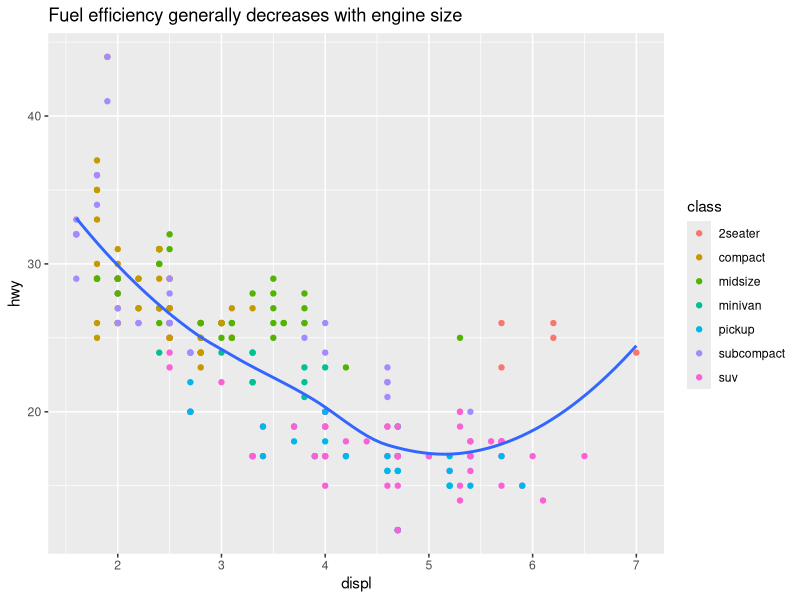
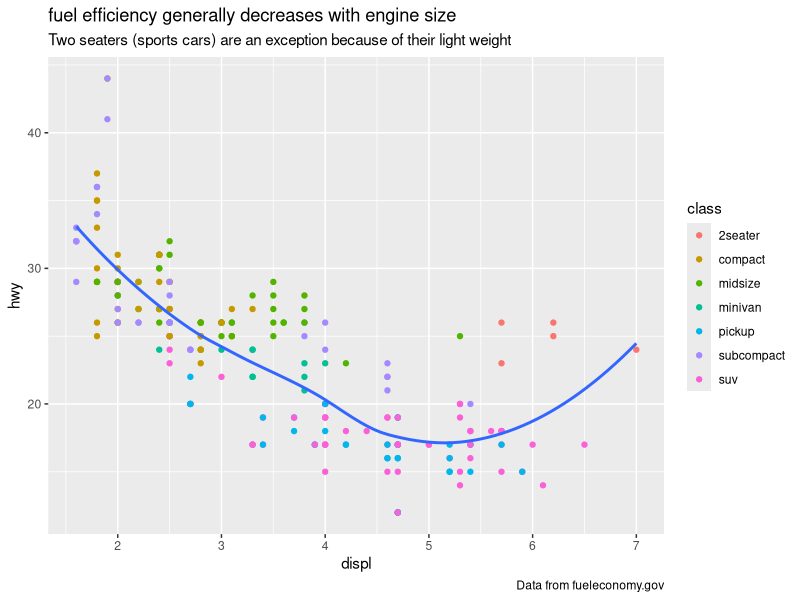
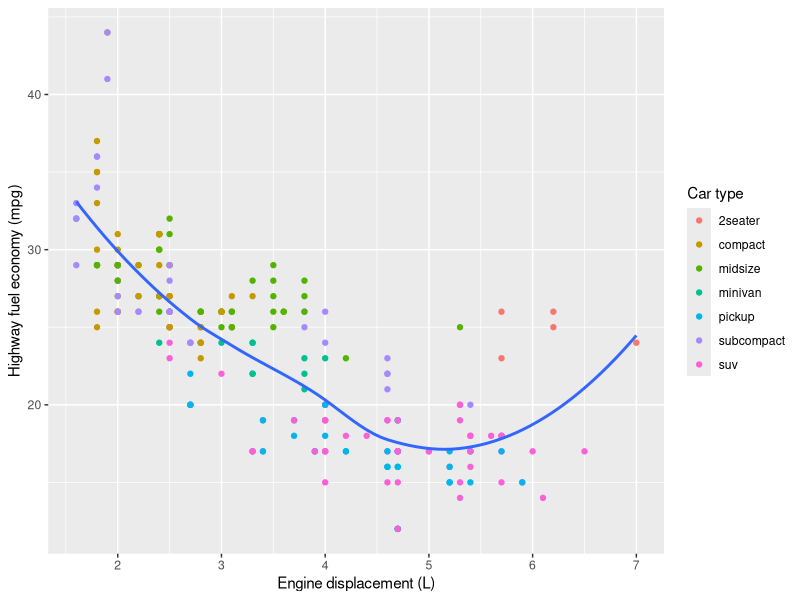
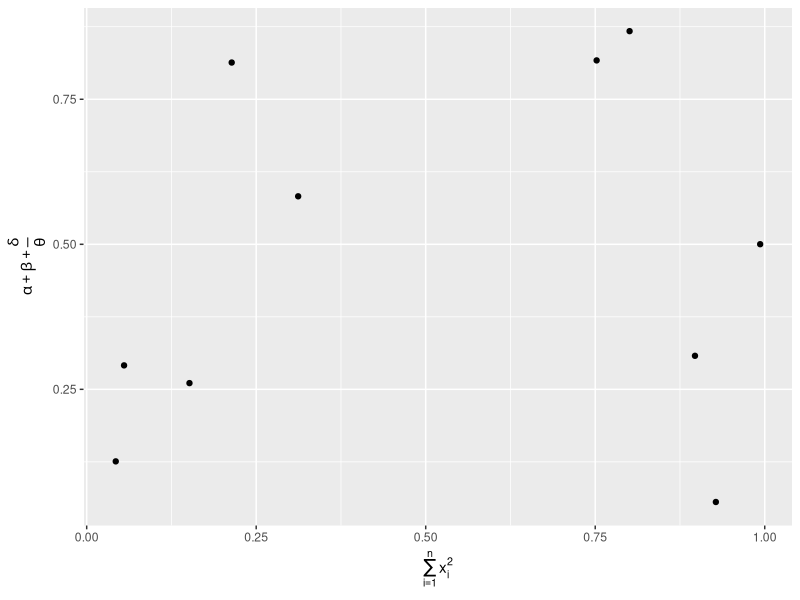
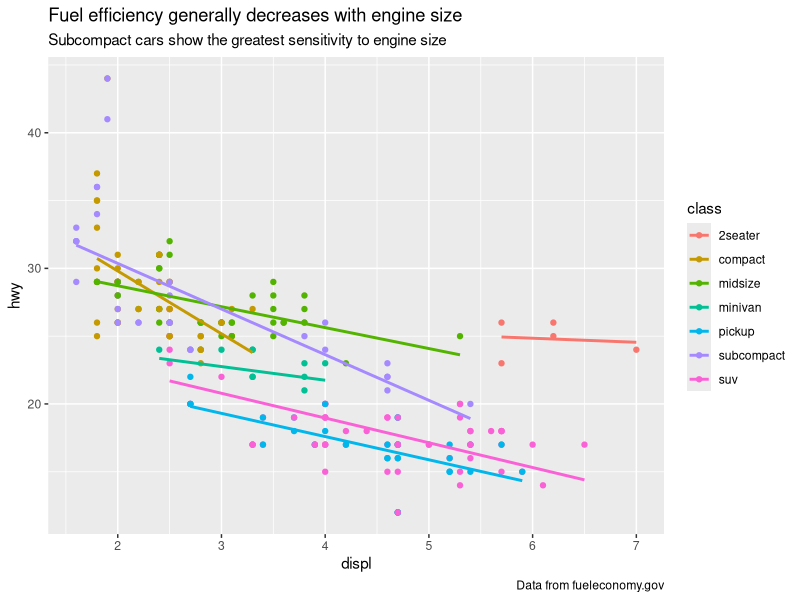
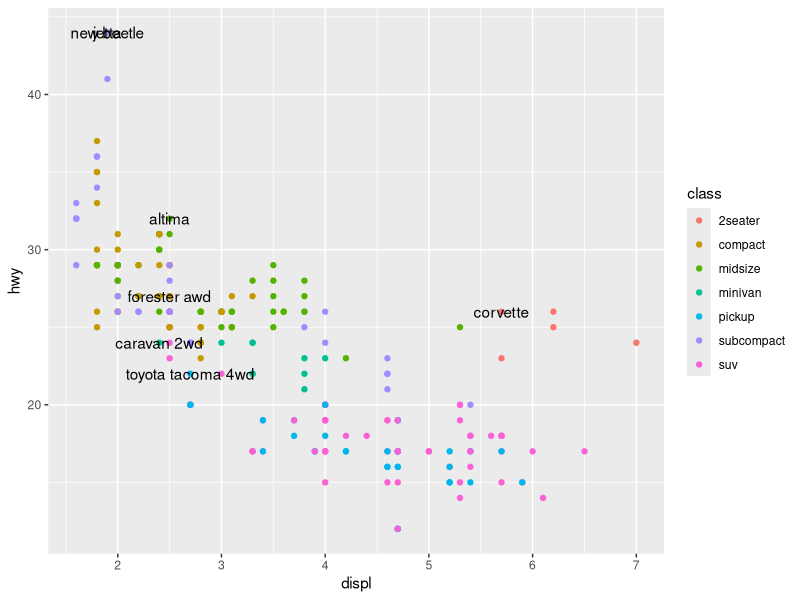
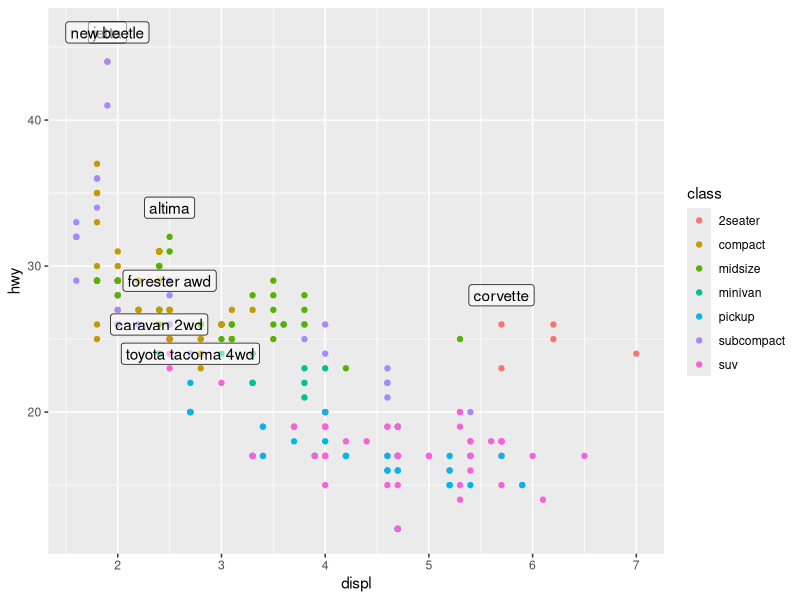
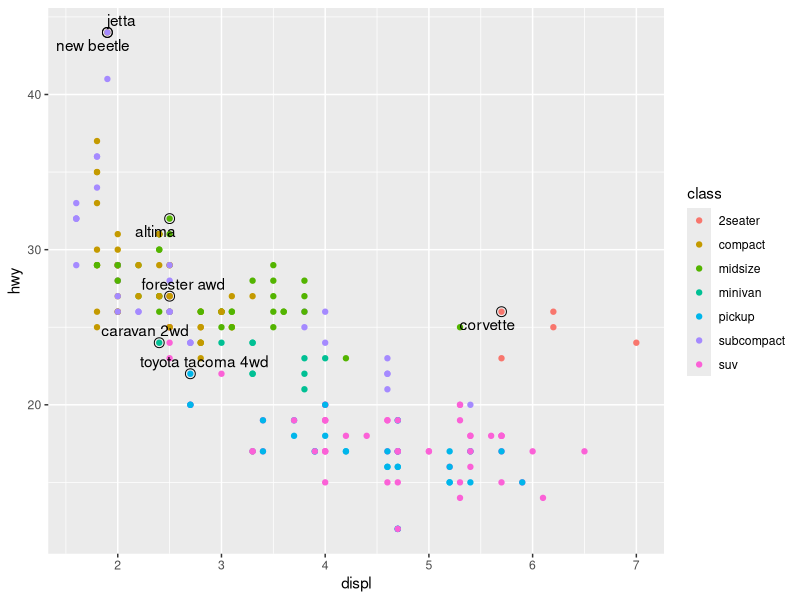

Write the R code that produced these figures, in order.
## Prerequisites
library(tidyverse)

# Label

ggplot(mpg, aes(displ, hwy)) +
  geom_point(aes(color = class)) +
  geom_smooth(se = F) +
  labs(
    title = paste(
      "Fuel efficiency generally decreases with",
      "engine size"
    )
  )

ggplot(mpg, aes(displ, hwy)) +
  geom_point(aes(color = class)) + 
  geom_smooth(se = F) +
  labs(
    title = paste("fuel efficiency generally decreases with", "engine size"),
    subtitle = paste("Two seaters (sports cars) are an exception",
                     "because of their light weight"),
    caption = "Data from fueleconomy.gov"
  )

ggplot(mpg, aes(displ, hwy)) +
  geom_point(aes(color = class)) +
  geom_smooth(se = F) +
  labs(
    x = "Engine displacement (L)",
    y = "Highway fuel economy (mpg)",
    color = "Car type"
  )

df <- tibble(
  x = runif(10),
  y = runif(10)
)
df
ggplot(df, aes(x, y)) +
  geom_point() +
  labs(
    x = quote(sum(x[i] ^ 2, i == 1, n)),
    y = quote(alpha + beta + frac(delta, theta))
  )

## Exercises
#2
ggplot(mpg, aes(displ, hwy, colour = class)) +
  geom_point(aes(colour = class)) +
  geom_smooth(method = "lm", se = FALSE) +
  labs(
    title = "Fuel efficiency generally decreases with engine size",
    subtitle = "Subcompact cars show the greatest sensitivity to engine size",
    caption = "Data from fueleconomy.gov"
  )

# Annotations

best_in_class <- mpg %>% 
  group_by(class) %>% 
  filter(row_number(desc(hwy)) == 1)

ggplot(mpg, aes(displ, hwy)) +
  geom_point(aes(color = class)) +
  geom_text(aes(label = model), data = best_in_class)

best_in_class

ggplot(mpg, aes(displ, hwy)) +
  geom_point(aes(color = class)) +
  geom_label(
    aes(label = model),
    data = best_in_class,
    nudge_y = 2,
    alpha = 0.5
  )

ggplot(mpg, aes(displ, hwy)) +
  geom_point(aes(color = class)) +
  geom_point(size = 3, shape = 1, data = best_in_class) +
  ggrepel::geom_text_repel(
    aes(label = model),
    data = best_in_class
  )

class_avg <- mpg %>% 
  group_by(class) %>% 
  summarise(
    displ = median(displ),
    hwy = median(hwy)
  )

ggplot(mpg, aes(displ, hwy, color = class)) +
  ggrepel::geom_label_repel(aes(label = class),
                            data = class_avg,
                            size = 6,
                            label.size = 0,
                            segment.color = NA) +
  geom_point() +
  theme(legend.position = "none")

label <- mpg %>% 
  summarise(
    displ = max(displ),
    hwy = max(hwy),
    label = paste(
      "Increasing engine size is \nrelated to",
      "decreasing fuel economy."
    )
  )

ggplot(mpg, aes(displ, hwy)) +
  geom_point() +
  geom_text(
    aes(label = label),
    data = label,
    vjust = "top",
    hjust = "right"
  )

label <- tibble(
  displ = Inf,
  hwy = Inf,
  label = paste(
    "Increasing engine size is \nrelated to",
    "decreasing fuel economy."
  )
)

ggplot(mpg, aes(displ, hwy)) +
  geom_point() +
  geom_text(
    aes(label = label),
    data = label,
    vjust = "top",
    hjust = "right"
  )

"Increasing engine size related to decreasing fuel ecconomy." %>% 
  stringr::str_wrap(width = 40) %>% 
  writeLines()

# Scales

ggplot(mpg, aes(displ, hwy)) +
  geom_point(aes(color = class))

ggplot(mpg, aes(displ, hwy)) +
  geom_point(aes(color = class)) +
  scale_x_continuous() +
  scale_y_continuous() +
  scale_color_discrete()

## Axis Ticks and Legend Keys

ggplot(mpg, aes(displ, hwy)) +
  geom_point() +
  scale_y_continuous(breaks = seq(15, 40, by = 5))

ggplot(mpg, aes(displ, hwy)) +
  geom_point() +
  scale_x_continuous(labels = NULL) +
  scale_y_continuous(labels = NULL)

presidential %>% 
  mutate(id = 33 + row_number()) %>% 
  ggplot(aes(start, id)) +
  geom_point() +
  geom_segment(aes(xend = end, yend = id, color = party)) +
  scale_x_date(
    NULL,
    breaks = presidential$start,
    date_labels = "'%y"
  )

presidential

## Legend Layout

base <- ggplot(mpg, aes(displ, hwy)) +
  geom_point(aes(color = class))

base + theme(legend.position = "left")
base + theme(legend.position = "top")
base + theme(legend.position = "bottom")
base + theme(legend.position = "right")

ggplot(mpg, aes(displ, hwy)) +
  geom_point(aes(color = class)) +
  geom_smooth(se = F) +
  theme(legend.position = "bottom") +
  guides(
    color = guide_legend(
      nrow = 1,
      override.aes = list(size = 4)
    )
  )

## Replacing a Scale

ggplot(diamonds, aes(carat, price)) +
  geom_bin2d()

ggplot(diamonds, aes(log10(carat), log10(price))) +
  geom_bin2d()

ggplot(mpg, aes(displ, hwy)) +
  geom_point(aes(color = drv))

ggplot(mpg, aes(displ, hwy)) +
  geom_point(aes(color = drv)) +
  scale_color_brewer(palette = "Set1")

ggplot(mpg, aes(displ, hwy)) +
  geom_point(aes(color = drv, shape = drv)) +
  scale_color_brewer(palette = "Set1")

presidential %>% 
  mutate(id = 33 + row_number()) %>% 
  ggplot(aes(start, id, color = party)) +
  geom_point() +
  geom_segment(aes(xend = end, yend = id)) +
  scale_color_manual(
    values = c(Republican = "red", Democratic = "blue")
  )

df <- tibble(
  x = rnorm(10000),
  y = rnorm(10000)
)
ggplot(df, aes(x, y)) +
  geom_hex() +
  coord_fixed()

ggplot(df, aes(x, y)) +
  geom_hex() +
  viridis::scale_fill_viridis() +
  coord_fixed()

## Exercises

#1
ggplot(df, aes(x, y)) +
  geom_hex() +
  scale_fill_gradient(low = "white", high = "red") +
  coord_fixed()

#2
#3
presidential %>% 
  mutate(id = 33 + row_number()) %>% 
  ggplot(aes(start, id, color = party)) +
  geom_point() +
  geom_segment(aes(xend = end, yend = id)) +
  scale_color_manual(
    values = c(Republican = "red", Democratic = "blue")
  )

presidential

#3tip
library(hms)
years <- lubridate::make_date(seq(year(min(presidential$start)),
                                  year(max(presidential$end)),
                                  by = 4), 1, 1)

presidential %>%
  mutate(id = 33 + row_number(),
         name_id = stringr::str_c(name, " (", id, ")"),
         name_id = factor(name_id, levels = name_id)) %>%
  ggplot(aes(start, name_id, colour = party)) +
  geom_point() +
  geom_segment(aes(xend = end, yend = name_id)) +
  scale_colour_manual(values = c(Republican = "red", Democratic = "blue")) +
  scale_y_discrete(NULL) +
  scale_x_date(NULL, breaks = years, date_labels = "'%y") +
  theme(panel.grid.minor = element_blank())

#4
ggplot(diamonds, aes(carat, price)) +
  geom_point(aes(color = cut), alpha = 1/20) +
  theme(legend.position = "bottom") +
  guides(
    color = guide_legend(
      nrow = 1,
      override.aes = list(alpha = 1)
    )
  )

# Zooming

ggplot(mpg, aes(displ, hwy)) +
  geom_point(aes(color = class)) +
  geom_smooth() +
  coord_cartesian(xlim = c(5, 7), ylim = c(10, 30))

mpg %>% 
  filter(displ >= 5, displ <= 7, hwy >= 10, hwy <= 30) %>% 
  ggplot(aes(displ, hwy)) +
  geom_point(aes(color = class)) +
  geom_smooth()

suv <- mpg %>% filter(class == "suv")
compact <- mpg %>% filter(class == "compact")

ggplot(suv, aes(displ, hwy, color = drv)) +
  geom_point()

ggplot(compact, aes(displ, hwy, color = drv)) +
  geom_point()

x_scale <- scale_x_continuous(limits = range(mpg$displ))
y_scale <- scale_y_continuous(limits = range(mpg$hwy))
col_scale <- scale_color_discrete(limits = unique(mpg$drv))

ggplot(suv, aes(displ, hwy, color = drv)) +
  geom_point() +
  x_scale + y_scale + col_scale

ggplot(compact, aes(displ, hwy, color = drv)) +
  geom_point() +
  x_scale + y_scale + col_scale


# Themes

ggplot(mpg, aes(displ, hwy)) +
  geom_point(aes(color = class)) +
  geom_smooth(se = F) +
  theme_bw()

# Saving Your Plots

ggplot(mpg, aes(displ, hwy)) +
  geom_point()

## Figure Sizing

